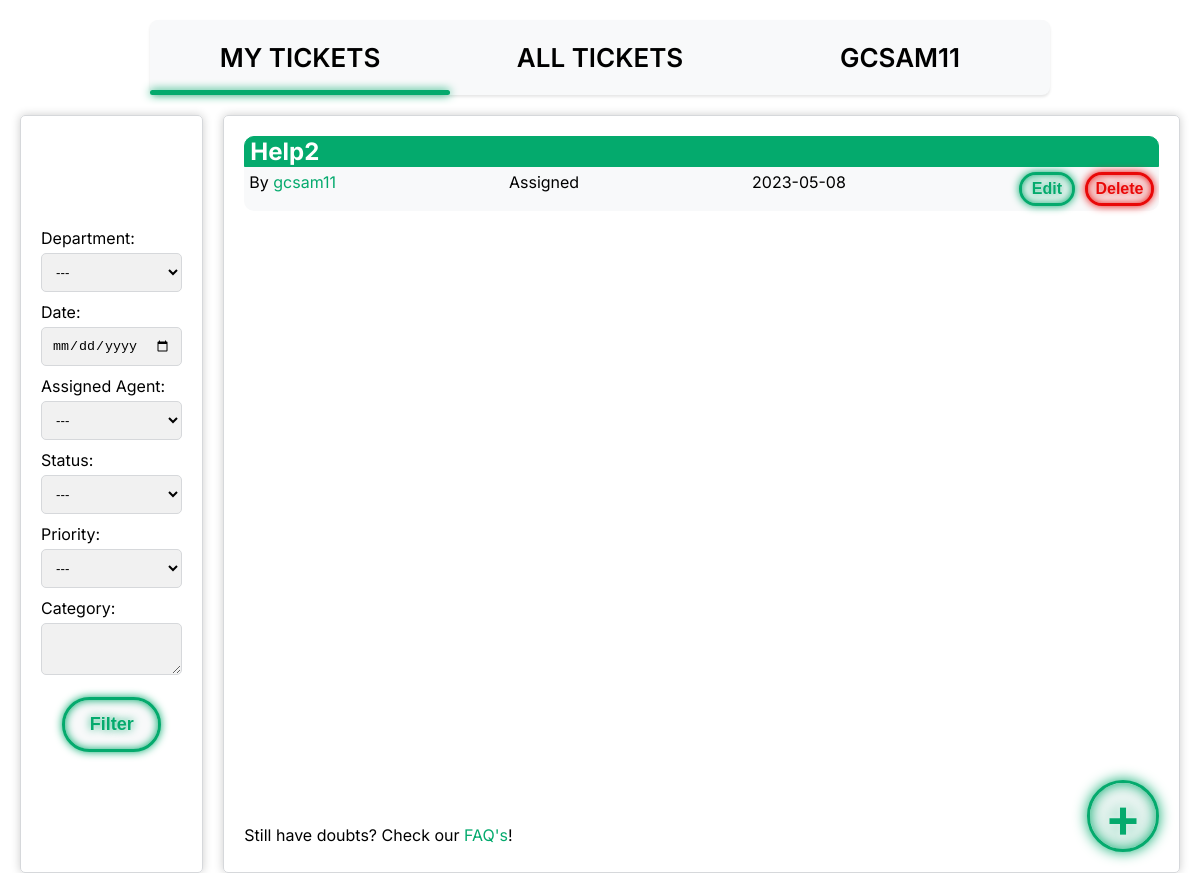
The page /pages/my_tickets.php (signed in) on the database as committed earlier.
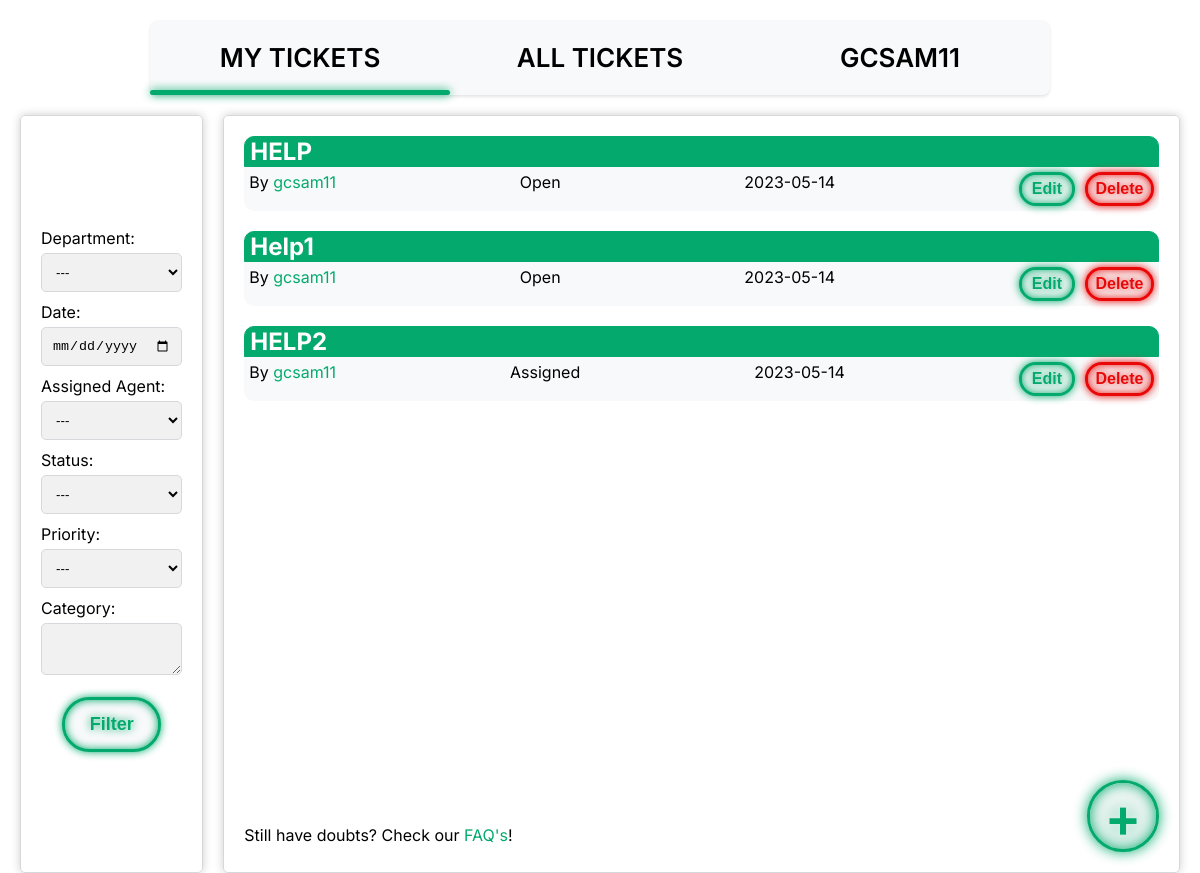
The same page on the database as committed later.
### tables this page shows
CREATE TABLE TICKET (
    ticket_id INTEGER PRIMARY KEY AUTOINCREMENT,
    user_id INT NOT NULL,
    assigned_agent INT CHECK (assigned_agent <> user_id),
    department_id INT,
    title VARCHAR(255) NOT NULL,
    description VARCHAR(1000) NOT NULL,
    status VARCHAR(10) NOT NULL DEFAULT 'Open' CHECK (status = 'Open' OR status = 'Assigned' OR status = 'Closed'),
    priority VARCHAR(10) NOT NULL DEFAULT 'Low' CHECK (priority = 'Low' OR priority = 'Medium' OR priority = 'High'),
    date DATE NOT NULL,
    FOREIGN KEY(user_id) REFERENCES USER(user_id) ON DELETE CASCADE ON UPDATE CASCADE,
    FOREIGN KEY(department_id) REFERENCES DEPARTMENT(department_id) ON DELETE CASCADE ON UPDATE CASCADE,
    FOREIGN KEY(assigned_agent) REFERENCES USER(user_id) ON DELETE CASCADE ON UPDATE CASCADE
);

CREATE TABLE USER (
    user_id INTEGER PRIMARY KEY AUTOINCREMENT,
    department_id INT,
    name VARCHAR(255) NOT NULL,
    username VARCHAR(8) NOT NULL UNIQUE,
    email VARCHAR(255) NOT NULL UNIQUE,
    password VARCHAR(255) NOT NULL,
    type VARCHAR(10) NOT NULL DEFAULT 'Client' CHECK (type = 'Agent' OR type = 'Admin' OR type = 'Client'),
    gender VARCHAR(10) DEFAULT 'None' CHECK(gender = 'Male' or gender = 'Female' or gender = 'Other' or gender = 'None'),
    FOREIGN KEY(department_id) REFERENCES DEPARTMENT(department_id) ON DELETE CASCADE ON UPDATE CASCADE
);

### database/checkSession.php (called while the page is built, shortened)
<?php
    $profile = $_SESSION['username'];
?>

### database/get_my_tickets.php (the view)
<?php
    include 'connection.php';
    $stmt = $db->prepare('SELECT * FROM Ticket WHERE user_id = :user_id');
    $stmt->bindParam(':user_id', $_SESSION['user_id']);
    $stmt->execute();
    $stmt2 = $db -> prepare('SELECT username FROM User WHERE user_id = :user_id');
    $stmt2 -> bindParam(':user_id', $_SESSION['user_id']);
    $stmt2 -> execute();
    $row2 = $stmt2 -> fetch();
    while($row = $stmt -> fetch()){
        echo '<h2><a class="ticket_readmore" href="../pages/ticket.php?id=' . $row['ticket_id'] . '">' . $row['title'] . '</a></h2>
        <div class="ticket">
        <div class="ticket_main_info"> <span class="ticket_username"> By <a class="ticket_username_link" href="../pages/profile_viewer.php?id=' .$row['user_id'] . '">' . $row2['username'] . '</a></span>
        <span class="ticket_status">' . $row['status'] . '</span>
        <span class="ticket_date">' . $row['date'] . ' </span>';
        if(($_SESSION['type'] == 'Admin') || ($_SESSION['user_id'] == $row['user_id'])){
            echo '<div class ="btns">';
            echo '<form class ="editbtnform" action="../pages/editTicket.php?id='.$row['ticket_id'].'" method="POST">
            <input type="hidden" name="csrf" value="' . $_SESSION['csrf'] . '">
            <input type="hidden" name="site" value="mytickets">
            <button type="submit" id="edit_btn"> Edit </button></form>';
            echo '<form class="deletebtnform" action="../database/deleteTicket.php" method="POST">
            <input type="hidden" name="csrf" value="' . $_SESSION['csrf'] . '">
            <input type="hidden" name="site" value="mytickets">
            <input type="hidden" name="id" value=' . $row['ticket_id'] .'>
            <button type="submit" id="delete_btn"> Delete </button> </form></div>';
        }
        echo '</div></div>';
    }
?>

### pages/my_tickets.php (shortened to what this page needs)
<?php
    include '../database/checkSession.php';
?>
<!DOCTYPE html>
<html>
<head>
	<link rel="stylesheet" href="../css/my_tickets.css">
</head>
<body>
    <header>
		<nav>
			<a href="../pages/my_tickets.php">My Tickets</a>
			<a href="../pages/all_tickets.php">All Tickets</a>
			<a href="../pages/profile_viewer.php"><?php echo $profile ?></a>
			<div class="animation start-my_tickets"></div>
		</nav>
    </header>
	<main>
		<section id="grid">
			<div class="box">
				<div class="box_content">
					<label for="department-filter">Department:</label>
			    	<select id="department" name="department" required>
						<option value="none">---</option>
			    	</select>
			    	<label for="date-filter">Date:</label>
			    	<input type="date" id="date-filter">
			    	<label for="agent-filter">Assigned Agent:</label>
			    	<select id="agent-filter">
				    	<option value="none">---</option>
						<?php
						include '../database/fetchAgents.php';
						?>
			    	</select>
			    	<label for="status-filter">Status:</label>
			    	<select id="status-filter">
                    	<option value="none">---</option>
			    	</select>
			    	<label for="priority-filter">Priority:</label>
			    	<select id="priority-filter">
				    	<option value="none">---</option>
			    	</select>
			    	<label for="category-filter">Category:</label>
					<textarea id="category-filter" name="category-filter"></textarea>
                	<div class="clearfix">
				    	<button type="submit" class="filterbtn">Filter</button>
			    	</div>
				</div>
			</div>
			<div class="box2">
				<section class="right_box_content">
						<div id="tickets">
							<?php include '../database/get_my_tickets.php'; ?>
						</div>
						<div class="right_box_btn">
							<input type="button" id="addbtn" value="+"/>
						</div>
						<footer>Still have doubts? Check our <a href="../pages/faq.php">FAQ's</a>!</footer>
				</section>
			</div>
		</section>
	</main>
</body>
</html>

Rows that differ between the two databases and show on the page:
removed ticket: title "Help2", user.username "gcsam11", status "Assigned", date "2023-05-08"
added ticket: title "HELP", user.username "gcsam11", status "Open", date "2023-05-14"
added ticket: title "Help1", user.username "gcsam11", status "Open", date "2023-05-14"
added ticket: title "HELP2", user.username "gcsam11", status "Assigned", date "2023-05-14"
